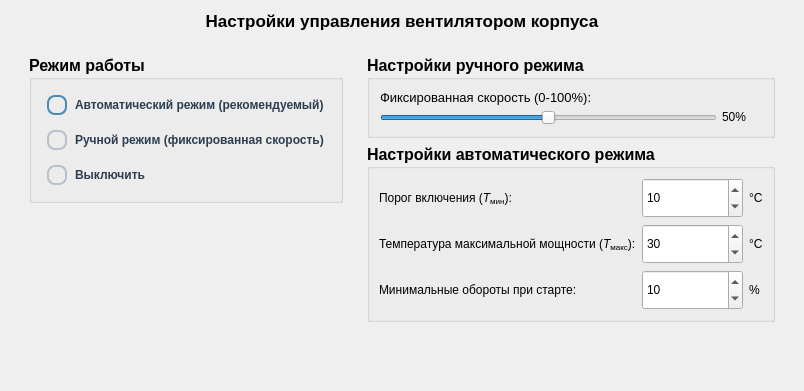
         <widget class="QWidget" name="pageSettings">
          <property name="focusPolicy">
           <enum>Qt::FocusPolicy::ClickFocus</enum>
          </property>
          <layout class="QVBoxLayout" name="verticalLayout_43">
           <item>
            <widget class="QWidget" name="widget_51" native="true">
             <property name="maximumSize">
              <size>
               <width>16777215</width>
               <height>40</height>
              </size>
             </property>
             <property name="focusPolicy">
              <enum>Qt::FocusPolicy::ClickFocus</enum>
             </property>
             <layout class="QHBoxLayout" name="horizontalLayout_24">
              <property name="spacing">
               <number>0</number>
              </property>
              <property name="leftMargin">
               <number>0</number>
              </property>
              <property name="topMargin">
               <number>0</number>
              </property>
              <property name="rightMargin">
               <number>0</number>
              </property>
              <property name="bottomMargin">
               <number>0</number>
              </property>
              <item>
               <widget class="QLabel" name="label_4">
                <property name="maximumSize">
                 <size>
                  <width>40</width>
                  <height>40</height>
                 </size>
                </property>
                <property name="focusPolicy">
                 <enum>Qt::FocusPolicy::ClickFocus</enum>
                </property>
                <property name="text">
                 <string/>
                </property>
                <property name="pixmap">
                 <pixmap>:/icons/fan.jpg</pixmap>
                </property>
               </widget>
              </item>
              <item>
               <widget class="QLabel" name="label_8">
                <property name="maximumSize">
                 <size>
                  <width>16777215</width>
                  <height>40</height>
                 </size>
                </property>
                <property name="font">
                 <font>
                  <pointsize>13</pointsize>
                  <bold>true</bold>
                 </font>
                </property>
                <property name="focusPolicy">
                 <enum>Qt::FocusPolicy::ClickFocus</enum>
                </property>
                <property name="text">
                 <string>Настройки управления вентилятором корпуса</string>
                </property>
                <property name="alignment">
                 <set>Qt::AlignmentFlag::AlignCenter</set>
                </property>
               </widget>
              </item>
              <item>
               <widget class="QLabel" name="label_9">
                <property name="maximumSize">
                 <size>
                  <width>40</width>
                  <height>40</height>
                 </size>
                </property>
                <property name="focusPolicy">
                 <enum>Qt::FocusPolicy::ClickFocus</enum>
                </property>
                <property name="text">
                 <string/>
                </property>
                <property name="pixmap">
                 <pixmap>:/icons/fan.jpg</pixmap>
                </property>
               </widget>
              </item>
             </layout>
            </widget>
           </item>
           <item>
            <widget class="QWidget" name="widget_52" native="true">
             <property name="focusPolicy">
              <enum>Qt::FocusPolicy::ClickFocus</enum>
             </property>
             <layout class="QHBoxLayout" name="horizontalLayout_25">
              <item>
               <widget class="QWidget" name="widget_53" native="true">
                <property name="focusPolicy">
                 <enum>Qt::FocusPolicy::ClickFocus</enum>
                </property>
                <layout class="QVBoxLayout" name="verticalLayout_62">
                 <item>
                  <widget class="QGroupBox" name="groupBox_2">
                   <property name="font">
                    <font>
                     <pointsize>12</pointsize>
                     <bold>true</bold>
                    </font>
                   </property>
                   <property name="focusPolicy">
                    <enum>Qt::FocusPolicy::ClickFocus</enum>
                   </property>
                   <property name="title">
                    <string>Режим работы</string>
                   </property>
                   <layout class="QVBoxLayout" name="verticalLayout_64">
                    <property name="spacing">
                     <number>5</number>
                    </property>
                    <property name="leftMargin">
                     <number>10</number>
                    </property>
                    <property name="topMargin">
                     <number>10</number>
                    </property>
                    <property name="rightMargin">
                     <number>10</number>
                    </property>
                    <property name="bottomMargin">
                     <number>10</number>
                    </property>
                    <item>
                     <widget class="QRadioButton" name="getAutoFan">
                      <property name="font">
                       <font>
                        <pointsize>-1</pointsize>
                        <bold>true</bold>
                       </font>
                      </property>
                      <property name="styleSheet">
                       <string notr="true">QRadioButton {
    color: #2C3E50;
    font-size: 12px;
    padding: 5px;
    spacing: 8px;
}
QRadioButton::indicator {
    width: 16px;
    height: 16px;
    border: 2px solid #B8C0CC;
    border-radius: 8px
}
QRadioButton::indicator:checked {
    border-color: #4A8AB5;
}</string>
                      </property>
                      <property name="text">
                       <string>Автоматический режим (рекомендуемый)</string>
                      </property>
                      <property name="checked">
                       <bool>true</bool>
                      </property>
                     </widget>
                    </item>
                    <item>
                     <widget class="QRadioButton" name="getManualFan">
                      <property name="font">
                       <font>
                        <pointsize>-1</pointsize>
                        <bold>true</bold>
                       </font>
                      </property>
                      <property name="cursor">
                       <cursorShape>ArrowCursor</cursorShape>
                      </property>
                      <property name="styleSheet">
                       <string notr="true">QRadioButton {
    color: #2C3E50;
    font-size: 12px;
    padding: 5px;
    spacing: 8px;
}
QRadioButton::indicator {
    width: 16px;
    height: 16px;
    border: 2px solid #B8C0CC;
    border-radius: 8px;
}
QRadioButton::indicator:checked {
    border-color: #4A8AB5;
}</string>
                      </property>
                      <property name="text">
                       <string>Ручной режим (фиксированная скорость)</string>
                      </property>
                      <property name="checked">
                       <bool>false</bool>
                      </property>
                      <property name="autoRepeat">
                       <bool>false</bool>
                      </property>
                      <property name="autoExclusive">
                       <bool>true</bool>
                      </property>
                     </widget>
                    </item>
                    <item>
                     <widget class="QRadioButton" name="fanOff">
                      <property name="font">
                       <font>
                        <pointsize>-1</pointsize>
                        <bold>true</bold>
                       </font>
                      </property>
                      <property name="styleSheet">
                       <string notr="true">QRadioButton {

    color: #2C3E50;
    font-size: 12px;
    padding: 5px;
    spacing: 8px;
}
QRadioButton::indicator {
    width: 16px;
    height: 16px;
    border: 2px solid #B8C0CC;
    border-radius: 8px;
}
QRadioButton::indicator:checked {
    border-color: #4A8AB5;
}</string>
                      </property>
                      <property name="text">
                       <string>Выключить</string>
                      </property>
                     </widget>
                    </item>
                   </layout>
                  </widget>
                 </item>
                 <item>
                  <spacer name="verticalSpacer_2">
                   <property name="orientation">
                    <enum>Qt::Orientation::Vertical</enum>
                   </property>
                   <property name="sizeHint" stdset="0">
                    <size>
                     <width>20</width>
                     <height>40</height>
                    </size>
                   </property>
                  </spacer>
                 </item>
                </layout>
               </widget>
              </item>
              <item>
               <widget class="QWidget" name="widget_54" native="true">
                <property name="focusPolicy">
                 <enum>Qt::FocusPolicy::ClickFocus</enum>
                </property>
                <layout class="QVBoxLayout" name="verticalLayout_63">
                 <item>
                  <widget class="QGroupBox" name="groupBox_3">
                   <property name="font">
                    <font>
                     <pointsize>12</pointsize>
                     <bold>true</bold>
                    </font>
                   </property>
                   <property name="focusPolicy">
                    <enum>Qt::FocusPolicy::ClickFocus</enum>
                   </property>
                   <property name="title">
                    <string>Настройки ручного режима</string>
                   </property>
                   <layout class="QGridLayout" name="gridLayout_3">
                    <property name="leftMargin">
                     <number>10</number>
                    </property>
                    <property name="topMargin">
                     <number>10</number>
                    </property>
                    <property name="rightMargin">
                     <number>10</number>
                    </property>
                    <property name="bottomMargin">
                     <number>10</number>
                    </property>
                    <property name="spacing">
                     <number>5</number>
                    </property>
                    <item row="0" column="0">
                     <widget class="QLabel" name="label_32">
                      <property name="font">
                       <font>
                        <pointsize>10</pointsize>
                        <bold>false</bold>
                       </font>
                      </property>
                      <property name="focusPolicy">
                       <enum>Qt::FocusPolicy::ClickFocus</enum>
                      </property>
                      <property name="text">
                       <string>Фиксированная скорость (0-100%):</string>
                      </property>
                     </widget>
                    </item>
                    <item row="1" column="0">
                     <widget class="QSlider" name="fanSpeed">
                      <property name="minimumSize">
                       <size>
                        <width>0</width>
                        <height>0</height>
                       </size>
                      </property>
                      <property name="font">
                       <font>
                        <pointsize>9</pointsize>
                       </font>
                      </property>
                      <property name="styleSheet">
                       <string notr="true"/>
                      </property>
                      <property name="maximum">
                       <number>100</number>
                      </property>
                      <property name="value">
                       <number>50</number>
                      </property>
                      <property name="orientation">
                       <enum>Qt::Orientation::Horizontal</enum>
                      </property>
                      <property name="invertedAppearance">
                       <bool>false</bool>
                      </property>
                      <property name="invertedControls">
                       <bool>false</bool>
                      </property>
                     </widget>
                    </item>
                    <item row="1" column="1">
                     <widget class="QLabel" name="lblFanSpeed">
                      <property name="minimumSize">
                       <size>
                        <width>40</width>
                        <height>0</height>
                       </size>
                      </property>
                      <property name="maximumSize">
                       <size>
                        <width>30</width>
                        <height>16777215</height>
                       </size>
                      </property>
                      <property name="font">
                       <font>
                        <pointsize>9</pointsize>
                        <bold>false</bold>
                       </font>
                      </property>
                      <property name="focusPolicy">
                       <enum>Qt::FocusPolicy::ClickFocus</enum>
                      </property>
                      <property name="text">
                       <string>50%</string>
                      </property>
                     </widget>
                    </item>
                   </layout>
                  </widget>
                 </item>
                 <item>
                  <widget class="QGroupBox" name="groupBox_4">
                   <property name="font">
                    <font>
                     <pointsize>12</pointsize>
                     <bold>true</bold>
                    </font>
                   </property>
                   <property name="focusPolicy">
                    <enum>Qt::FocusPolicy::ClickFocus</enum>
                   </property>
                   <property name="title">
                    <string>Настройки автоматического режима</string>
                   </property>
                   <layout class="QGridLayout" name="gridLayout_4">
                    <item row="0" column="0">
                     <widget class="QLabel" name="label_34">
                      <property name="font">
                       <font>
                        <pointsize>9</pointsize>
                        <bold>false</bold>
                       </font>
                      </property>
                      <property name="focusPolicy">
                       <enum>Qt::FocusPolicy::ClickFocus</enum>
                      </property>
                      <property name="text">
                       <string>&lt;html&gt;&lt;head/&gt;&lt;body&gt;&lt;p&gt;Порог включения (&lt;span style=&quot; font-style:italic;&quot;&gt;T&lt;/span&gt;&lt;span style=&quot; vertical-align:sub;&quot;&gt;мин&lt;/span&gt;):&lt;/p&gt;&lt;/body&gt;&lt;/html&gt;</string>
                      </property>
                     </widget>
                    </item>
                    <item row="0" column="1">
                     <widget class="QSpinBox" name="tempMin">
                      <property name="minimumSize">
                       <size>
                        <width>0</width>
                        <height>40</height>
                       </size>
                      </property>
                      <property name="maximumSize">
                       <size>
                        <width>110</width>
                        <height>16777215</height>
                       </size>
                      </property>
                      <property name="font">
                       <font>
                        <pointsize>9</pointsize>
                        <bold>false</bold>
                       </font>
                      </property>
                      <property name="focusPolicy">
                       <enum>Qt::FocusPolicy::StrongFocus</enum>
                      </property>
                      <property name="inputMethodHints">
                       <set>Qt::InputMethodHint::ImhPreferNumbers</set>
                      </property>
                      <property name="minimum">
                       <number>1</number>
                      </property>
                      <property name="maximum">
                       <number>40</number>
                      </property>
                      <property name="value">
                       <number>10</number>
                      </property>
                     </widget>
                    </item>
                    <item row="0" column="2">
                     <widget class="QLabel" name="label_51">
                      <property name="maximumSize">
                       <size>
                        <width>30</width>
                        <height>16777215</height>
                       </size>
                      </property>
                      <property name="font">
                       <font>
                        <pointsize>9</pointsize>
                        <bold>false</bold>
                       </font>
                      </property>
                      <property name="focusPolicy">
                       <enum>Qt::FocusPolicy::ClickFocus</enum>
                      </property>
                      <property name="text">
                       <string>°C</string>
                      </property>
                     </widget>
                    </item>
                    <item row="1" column="0">
                     <widget class="QLabel" name="label_35">
                      <property name="font">
                       <font>
                        <pointsize>9</pointsize>
                        <bold>false</bold>
                       </font>
                      </property>
                      <property name="focusPolicy">
                       <enum>Qt::FocusPolicy::ClickFocus</enum>
                      </property>
                      <property name="text">
                       <string>&lt;html&gt;&lt;head/&gt;&lt;body&gt;&lt;p&gt;Температура максимальной мощности (&lt;span style=&quot; font-style:italic;&quot;&gt;T&lt;/span&gt;&lt;span style=&quot; vertical-align:sub;&quot;&gt;макс&lt;/span&gt;):&lt;/p&gt;&lt;/body&gt;&lt;/html&gt;</string>
                      </property>
                     </widget>
                    </item>
                    <item row="1" column="1">
                     <widget class="QSpinBox" name="tempMax">
                      <property name="minimumSize">
                       <size>
                        <width>101</width>
                        <height>40</height>
                       </size>
                      </property>
                      <property name="maximumSize">
                       <size>
                        <width>90</width>
                        <height>16777215</height>
                       </size>
                      </property>
                      <property name="font">
                       <font>
                        <pointsize>9</pointsize>
                        <bold>false</bold>
                       </font>
                      </property>
                      <property name="focusPolicy">
                       <enum>Qt::FocusPolicy::StrongFocus</enum>
                      </property>
                      <property name="inputMethodHints">
                       <set>Qt::InputMethodHint::ImhPreferNumbers</set>
                      </property>
                      <property name="minimum">
                       <number>20</number>
                      </property>
                      <property name="value">
                       <number>30</number>
                      </property>
                     </widget>
                    </item>
                    <item row="1" column="2">
                     <widget class="QLabel" name="label_52">
                      <property name="font">
                       <font>
                        <pointsize>9</pointsize>
                        <bold>false</bold>
                       </font>
                      </property>
                      <property name="focusPolicy">
                       <enum>Qt::FocusPolicy::ClickFocus</enum>
                      </property>
                      <property name="text">
                       <string>°C</string>
                      </property>
                     </widget>
                    </item>
                    <item row="2" column="0">
                     <widget class="QLabel" name="label_50">
                      <property name="font">
                       <font>
                        <pointsize>9</pointsize>
                        <bold>false</bold>
                       </font>
                      </property>
                      <property name="focusPolicy">
                       <enum>Qt::FocusPolicy::ClickFocus</enum>
                      </property>
                      <property name="text">
                       <string>Минимальные обороты при старте:</string>
                      </property>
                     </widget>
                    </item>
                    <item row="2" column="1">
                     <widget class="QSpinBox" name="startSpeed">
                      <property name="minimumSize">
                       <size>
                        <width>0</width>
                        <height>40</height>
                       </size>
                      </property>
                      <property name="maximumSize">
                       <size>
                        <width>110</width>
                        <height>16777215</height>
                       </size>
                      </property>
                      <property name="font">
                       <font>
                        <pointsize>9</pointsize>
                        <bold>false</bold>
                       </font>
                      </property>
                      <property name="focusPolicy">
                       <enum>Qt::FocusPolicy::StrongFocus</enum>
                      </property>
                      <property name="inputMethodHints">
                       <set>Qt::InputMethodHint::ImhPreferNumbers</set>
                      </property>
                      <property name="minimum">
                       <number>5</number>
                      </property>
                      <property name="maximum">
                       <number>70</number>
                      </property>
                      <property name="value">
                       <number>10</number>
                      </property>
                     </widget>
                    </item>
                    <item row="2" column="2">
                     <widget class="QLabel" name="label_53">
                      <property name="font">
                       <font>
                        <pointsize>9</pointsize>
                        <bold>false</bold>
                       </font>
                      </property>
                      <property name="focusPolicy">
                       <enum>Qt::FocusPolicy::ClickFocus</enum>
                      </property>
                      <property name="text">
                       <string>%</string>
                      </property>
                     </widget>
                    </item>
                   </layout>
                  </widget>
                 </item>
                 <item>
                  <spacer name="verticalSpacer_3">
                   <property name="orientation">
                    <enum>Qt::Orientation::Vertical</enum>
                   </property>
                   <property name="sizeHint" stdset="0">
                    <size>
                     <width>20</width>
                     <height>40</height>
                    </size>
                   </property>
                  </spacer>
                 </item>
                </layout>
               </widget>
              </item>
             </layout>
            </widget>
           </item>
          </layout>
         </widget>
